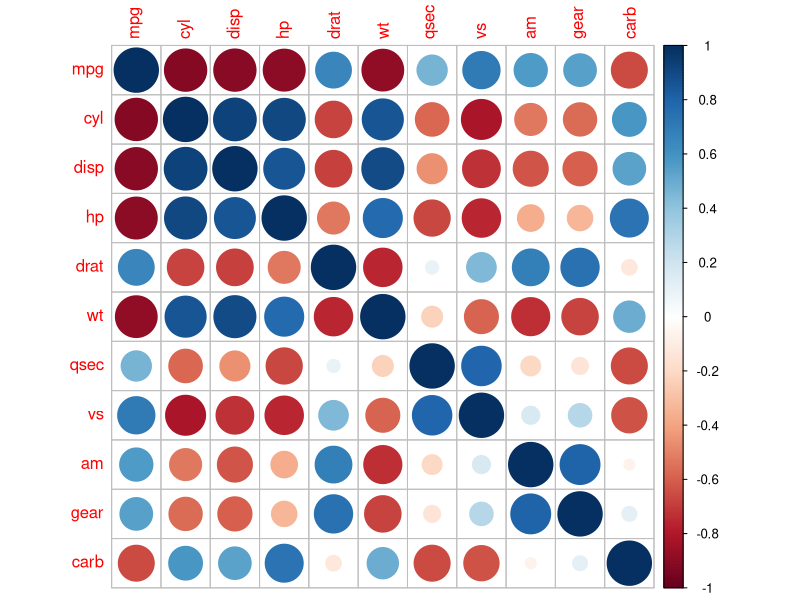
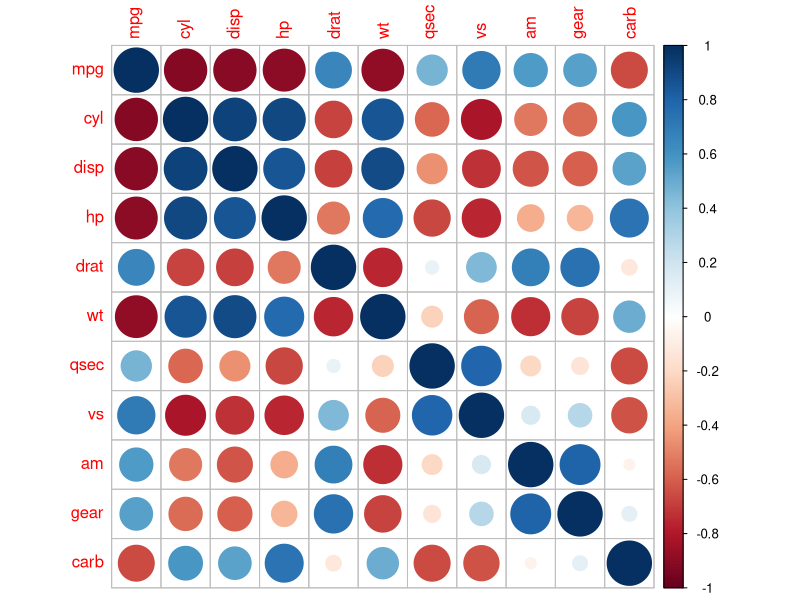
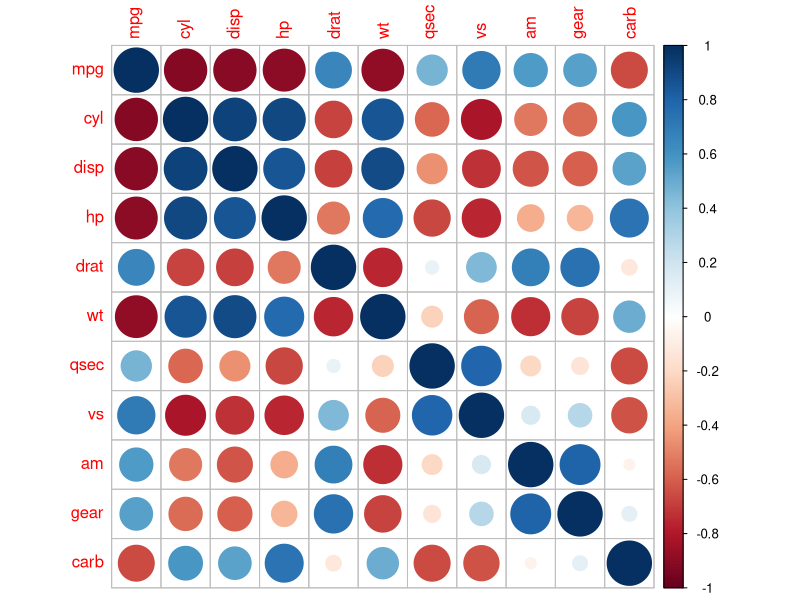

Reproduce these figures in R, in order.
## ---- chunk 1
data(mtcars)
head(mtcars)
## ---- chunk 2
library(tibble)
as_tibble(mtcars)
## ---- chunk 3
class(as_tibble(mtcars))
## ---- chunk 4
# convert data frame with rownames (mtcars) to tibble
as_tibble(rownames_to_column(mtcars, var = 'model'))

# convert tibble to matrix with rownames;
mtcars.tbl <- as_tibble(rownames_to_column(mtcars, var = 'model'))
head(as.matrix(column_to_rownames(mtcars.tbl, var = 'model')))
## ---- chunk 5
mtcars.tbl <- mtcars %>%
    rownames_to_column(var = 'model') %>%
    as_tibble()
## ---- chunk 6
cor.mat <- cor(mtcars, method = 'spearman')

cor.mat <- mtcars %>%
    cor(method = 'spearman')
## ---- chunk 7
# nested function calls
cor.plot <- corrplot::corrplot(cor(mtcars, method = 'spearman'))

# intermediate variable stored
cor.mat <- cor(mtcars, method = 'spearman')
cor.plot <- corrplot::corrplot(cor.mat)

# cleanest expression
cor.plot <- mtcars %>%
    cor(method = 'spearman') %>%
    corrplot::corrplot()
## ---- chunk 8
knitr::opts_chunk$set(message = FALSE, warning = FALSE)
